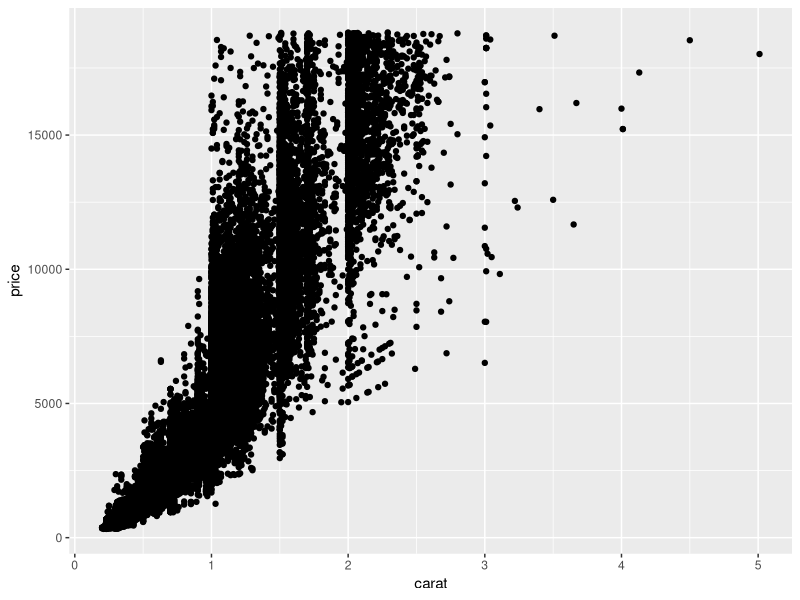
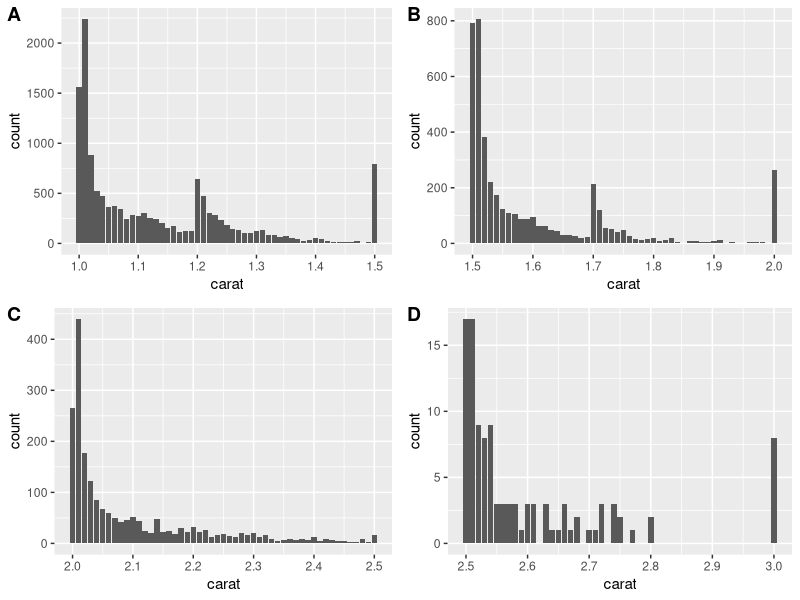
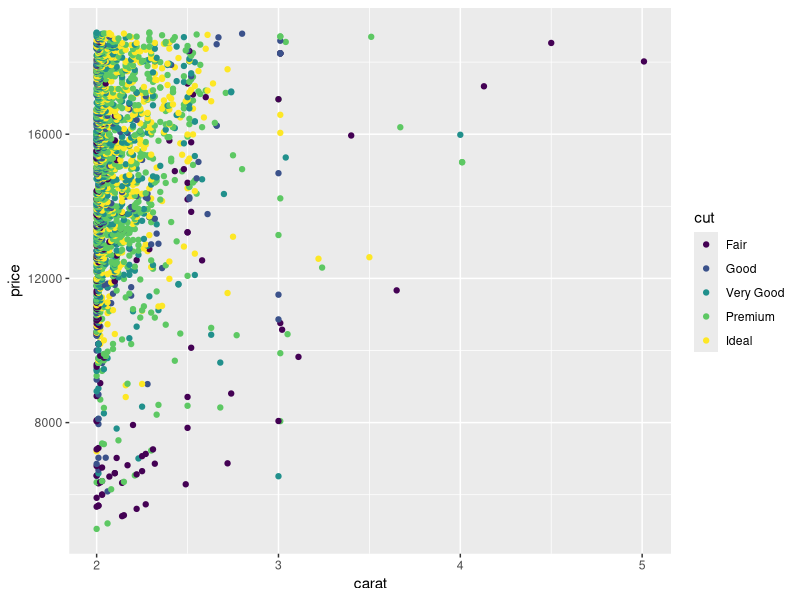
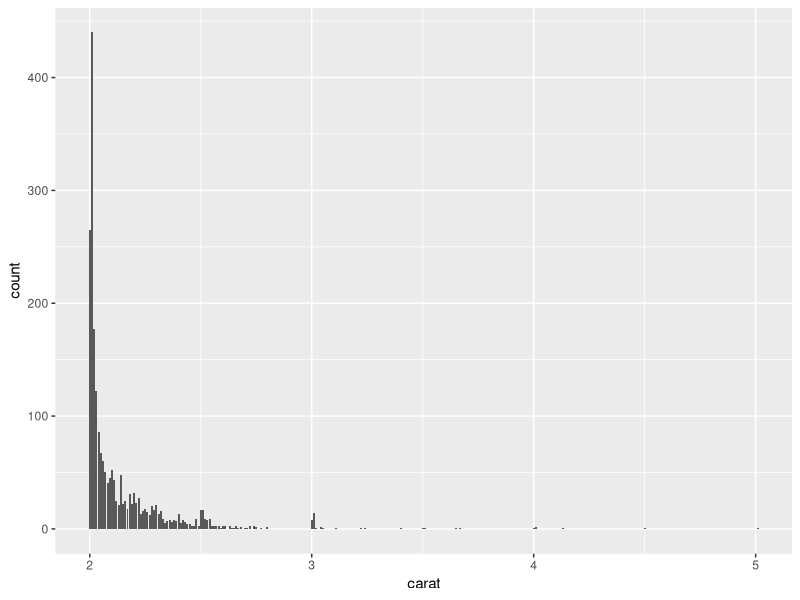

These figures' R source, in order:
## ---- chunk 1
library(tidyverse)
## ---- chunk 2
## TASK: Plot `price` vs `carat` below
## Your code here!
library(cowplot)
glimpse(diamonds)

ggplot(diamonds)+
  geom_point(aes(x=carat, y=price))

mod_diamond_carat1 = diamonds[diamonds$carat <= 1.5 & diamonds$carat >= 1.0, ] 
carat1 <- mod_diamond_carat1 %>%
  ggplot(aes(carat)) +
    geom_bar()

mod_diamond_carat2 = diamonds[diamonds$carat <= 2.0 & diamonds$carat >= 1.5, ] 
carat2 <- mod_diamond_carat2 %>%
  ggplot(aes(carat)) +
    geom_bar()

mod_diamond_carat3 = diamonds[diamonds$carat <= 2.5 & diamonds$carat >= 2.0, ] 
carat3 <- mod_diamond_carat3 %>%
  ggplot(aes(carat)) +
    geom_bar()

mod_diamond_carat4 = diamonds[diamonds$carat <= 3.0 & diamonds$carat >= 2.5, ] 
carat4 <- mod_diamond_carat4 %>%
  ggplot(aes(carat)) +
    geom_bar()

plot_grid(carat1, carat2, carat3, carat4, labels = "AUTO")



## ---- chunk 3
## TASK: Plot `price`, `carat`, and `cut` below
## Your code here!
library(cowplot)

mod_diamond_carat1 = diamonds[diamonds$carat <= 1.5 & diamonds$carat >= 1.0, ] 
cpc1 <- ggplot(mod_diamond_carat1)+
  geom_point(aes(x=carat, y=price, color=cut))
carat1 <- mod_diamond_carat1 %>%
  ggplot(aes(carat)) +
    geom_bar()

mod_diamond_carat2 = diamonds[diamonds$carat <= 2.0 & diamonds$carat >= 1.5, ] 
cpc2 <- ggplot(mod_diamond_carat2)+
  geom_point(aes(x=carat, y=price, color=cut))
carat2 <- mod_diamond_carat2 %>%
  ggplot(aes(carat)) +
    geom_bar()

mod_diamond_carat3 = diamonds[diamonds$carat <= 2.5 & diamonds$carat >= 2.0, ] 
cpc3 <- ggplot(mod_diamond_carat3)+
  geom_point(aes(x=carat, y=price, color=cut))
carat3 <- mod_diamond_carat3 %>%
  ggplot(aes(carat)) +
    geom_bar()

mod_diamond_carat4 = diamonds[diamonds$carat <= 3.0 & diamonds$carat >= 2.5, ] 
cpc4 <- ggplot(mod_diamond_carat4)+
  geom_point(aes(x=carat, y=price, color=cut))
carat4 <- mod_diamond_carat4 %>%
  ggplot(aes(carat)) +
    geom_bar()

mod_diamond_carat5 = diamonds[diamonds$carat >= 2.0, ]
ggplot(mod_diamond_carat5)+
  geom_point(aes(x=carat, y=price, color=cut))
mod_diamond_carat5 %>%
  ggplot(aes(carat)) +
    geom_bar()

#plot_grid(carat1, carat2, carat3, carat4, labels = "AUTO")

